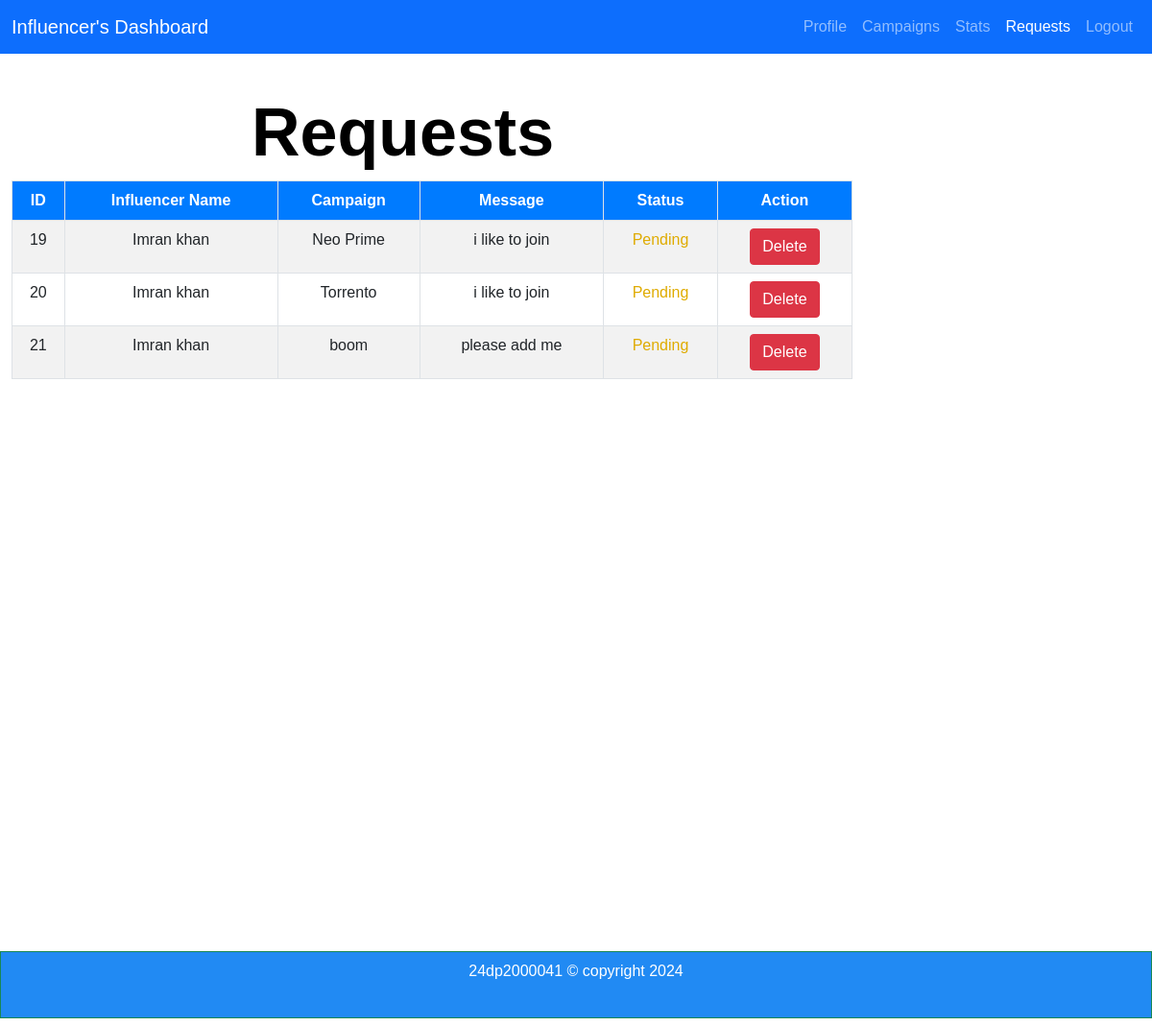
The page /request_i (signed in) on the database as committed earlier.
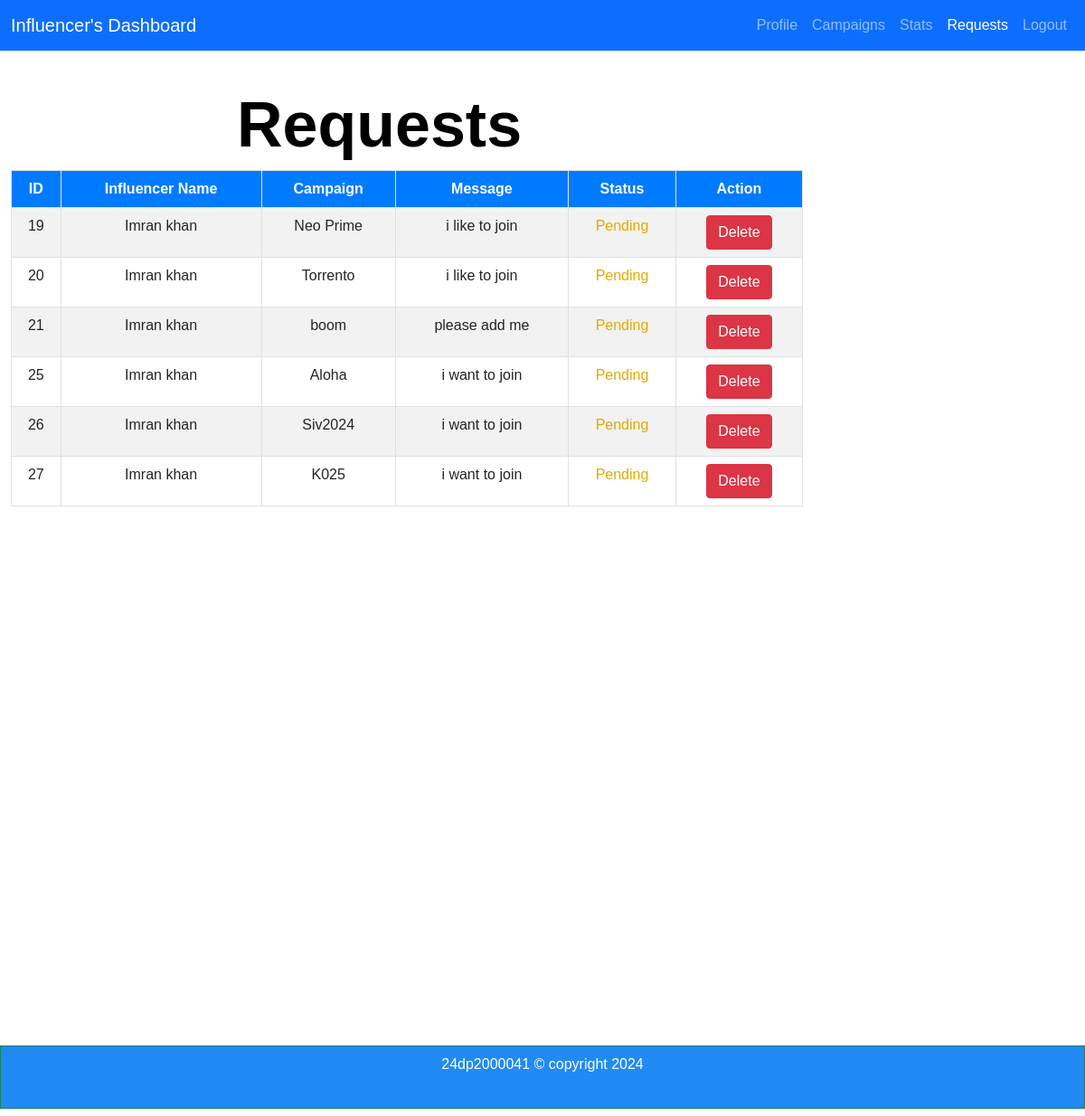
The same page on the database as committed later.
### app.py (models this page shows, shortened)
class AdRequest(db.Model):
    id = db.Column(db.Integer, primary_key=True)
    campaign_id = db.Column(db.Integer, db.ForeignKey('campaign.id'))
    influencer_id = db.Column(db.Integer, db.ForeignKey('user.id'))
    message = db.Column(db.String(500))  # Ensure this matches your schema
    status = db.Column(db.String(64), default='Pending')  # Added default status
    campaign = db.relationship('Campaign', backref='ad_requests')
    influencer = db.relationship('User', backref='ad_requests')

class User(db.Model, UserMixin):
    id = db.Column(db.Integer, primary_key=True)
    fname = db.Column(db.String(50), nullable=False)
    lname = db.Column(db.String(50), nullable=False)
    email = db.Column(db.String(100), unique=True, nullable=False)
    password = db.Column(db.String(200), nullable=False)
    category = db.Column(db.String(50), nullable=False)
    role = db.Column(db.String(50), nullable=False)
    info = db.Column(db.Text, nullable=True)
    profile_pic = db.Column(db.String(100), default='default.jpeg')
    rating = db.Column(db.Integer)
    earnings = db.Column(db.Float)
    @property
    def is_active(self):
        return True

class Campaign(db.Model):
    id = db.Column(db.Integer, primary_key=True, autoincrement=True)
    name = db.Column(db.String(64), index=True)
    description = db.Column(db.String(256))
    start_date = db.Column(db.Date)
    end_date = db.Column(db.Date)
    budget = db.Column(db.Float)
    visibility = db.Column(db.String(64))
    goals = db.Column(db.String(256))
    sponsor_id = db.Column(db.Integer, db.ForeignKey('user.id'))

### app.py (the view)
@app.route('/request_i')
@login_required
def request_i():
    user_requests = AdRequest.query.filter_by(influencer_id=current_user.id).all()
    return render_template('request_i.html', requests=user_requests)

### app.py (called while the page is built)
@login_manager.user_loader
def load_user(user_id):
    return User.query.get(int(user_id))

### templates/request_i.html (shortened to what this page needs)
<!DOCTYPE html>
<html lang="en">
<head>
    <link rel="stylesheet" href="/static/style.css">
    <link href="https://cdn.jsdelivr.net/npm/bootstrap@5.0.2/dist/css/bootstrap.min.css" rel="stylesheet">
</head>
<body>
    <nav class="navbar navbar-expand-sm bg-primary navbar-dark fixed-top" id="navi">
        <div class="container-fluid">
            <a class="navbar-brand" href="#">Influencer's Dashboard</a>
            <div class="collapse navbar-collapse justify-content-end" id="navbarNavDropdown">
                <ul class="navbar-nav">
                    <li class="nav-item">
                        <a class="nav-link " href="/influencer_dashboard">Profile</a>
                    </li>
                    <li class="nav-item">
                        <a class="nav-link" aria-current="page" href="/campaigni">Campaigns</a>
                    </li>
                    <li class="nav-item">
                        <a class="nav-link" href="/stats_influencer">Stats</a>
                    </li>
                    <li class="nav-item">
                        <a class="nav-link active" aria-current="page" href="/request_i">Requests</a>
                    </li>
                    <li class="nav-item">
                        <a class="nav-link" href="/logout">Logout</a>
                    </li>
                </ul>
            </div>
        </div>
    </nav>
    <br>
    <br>
    <br>
    <div class="container-fluid">
        <div class="row">
            <div class="col-md-9 content">
                <br>
                <h1>Requests</h1>
                <div class="table-responsive">
                    <table class="table table-striped table-bordered">
                        <thead>
                            <tr>
                                <th>ID</th>
                                <th>Influencer Name</th>
                                <th>Campaign</th>
                                <th>Message</th>
                                <th>Status</th>
                                <th>Action</th>
                            </tr>
                        </thead>
                        <tbody>
                            {% for request in requests %}
                            <tr>
                                <td>{{ request.id }}</td>
                                <td>{{ request.influencer.fname }} {{ request.influencer.lname }}</td>
                                <td>{{ request.campaign.name }}</td>
                                <td>{{ request.message }}</td>
                                <td class="status-{{ request.status|lower }}">
                                    {{ request.status }}
                                </td>
                                <td>
                                    <form method="POST" action="{{ url_for('delete_requesti', id=request.id) }}" style="display:inline;">
                                        <button type="submit" class="btn btn-danger btn-action">Delete</button>
                                    </form>
                                </td>
                            </tr>
                            {% endfor %}
                        </tbody>
                    </table>
                </div>
            </div>
        </div>
    </div>
    <div class="border border-success p-2 mb-2" id="kaal">
        24dp2000041 © copyright 2024
</div>
</body>
</html>

Rows that differ between the two databases and show on the page:
added AdRequest: id "25", influencer.fname "Imran", influencer.lname "khan", campaign.name "Aloha", message "i want to join", status "Pending"
added AdRequest: id "26", influencer.fname "Imran", influencer.lname "khan", campaign.name "Siv2024", message "i want to join", status "Pending"
added AdRequest: id "27", influencer.fname "Imran", influencer.lname "khan", campaign.name "K025", message "i want to join", status "Pending"
